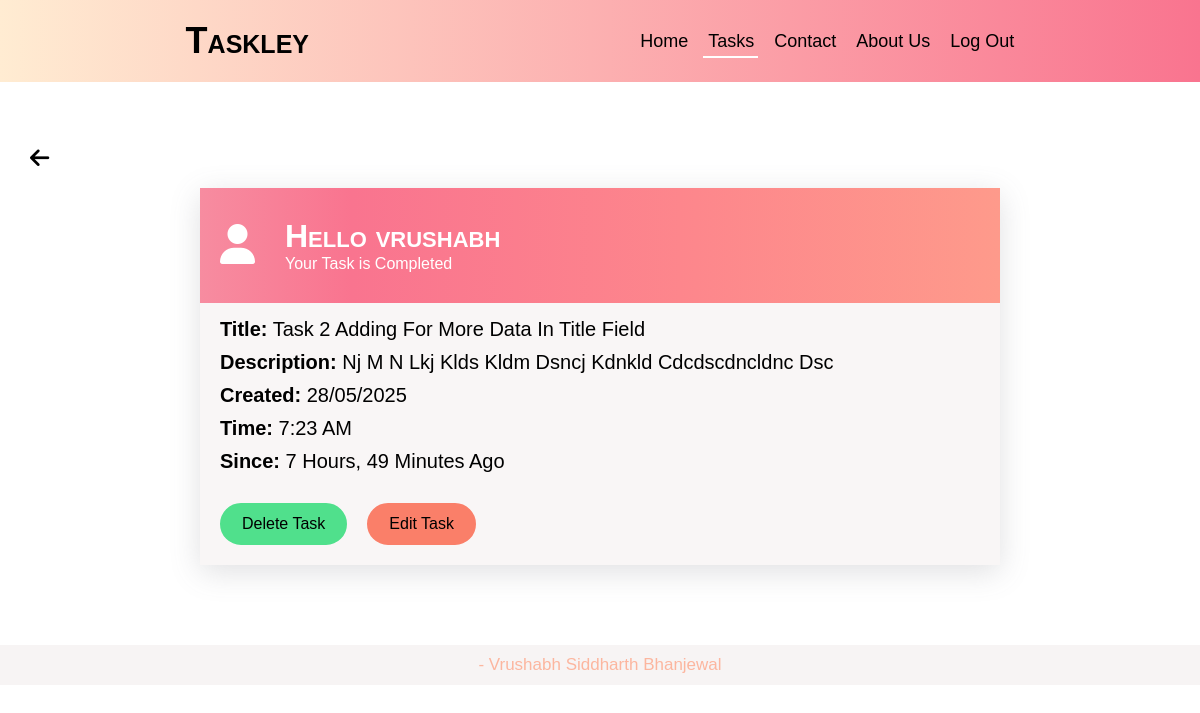
Page /details/12 (signed in) on the committed database.
### app1/models.py (models this page shows)
class Task(models.Model):
    user=models.ForeignKey(User,on_delete=models.CASCADE)
    title=models.CharField(max_length=200)
    desc=models.TextField(null=True)
    complete=models.BooleanField(default=False,null=True)
    created=models.DateTimeField(auto_now_add=True)
    def __str__(self):
        return self.title

### app1/views.py (the view)
# urls.py: path('details/<int:myid>', views.todoDetails,name='details'),
@login_required
def todoDetails(request,myid):
    data=Task.objects.get(id=myid)
    print(data)
    return render(request,'app1/todo_details.html',{'task':data})

### templates/app1/todo_details.html (shortened to what this page needs)
{% extends 'layout/base.html' %}
{% block navbar %}
<p><a href="#">Home</a></p>
<p class="active"><a href="{% url 'list' %}">Tasks</a></p>
<p><a href="#">Contact</a></p>
<p><a href="#">About Us</a></p>
<p><a href="{% url 'logout' %}">Log Out</a></p>
{% endblock%}
{% block content %}
<div class="back">
    <a href="{% url 'list' %}"><i class="fa-solid fa-arrow-left"></i></a>
</div>
<div class="user-task">
    <div class="task-head">
        <span><i class="fa-solid fa-user"></i></span>
        <div>
            <h1 class="heading"> Hello {{user.username}}</h1>
            <p>Your Task is {% if task.complete %} Completed {% else %} Incomplete {% endif %}</p>
        </div>
    </div>
    <div class="task-desc">
        <p><span class="bold">Title:</span> {{task.title}}</p>
        <p><span class="bold">Description:</span> {{task.desc}}</p>
        <p><span class="bold">Created:</span> {{ task.created|date:"d/m/Y" }}</p>
        <p><span class="bold">Time:</span> {{ task.created|time:"g:i A" }}</p>
        <p><span class="bold">Since:</span> {{task.created|timesince}} ago</p>
    </div>
    <div class="detail-btns">
        <a href="{% url 'deleted' task.id %}">Delete Task</a>
        <a href="{% url 'edit' task.id %}">Edit Task</a>
    </div>
</div>
{% endblock %}

### static1/css/style1.css (style rules this page uses)
* { font-family: 'Lucida Sans', 'Lucida Sans Regular', 'Lucida Grande', 'Lucida Sans Unicode', Geneva, Verdana, sans-serif; padding: 0; margin: 0; box-sizing: border-box; }
html { scroll-behavior: smooth; overflow-x: hidden; }
.heading { font-variant: small-caps; }
.user-task { margin: 5rem auto; max-width: 800px; min-width: 400px; background-color: #f9f6f6; box-shadow: rgba(100, 100, 111, 0.2) 0px 7px 29px 0px; }
.task-desc { padding:15px 20px; font-size: 20px; text-transform: capitalize; display: flex; flex-direction: column; gap: 10px; }
.bold { font-weight: 800; }
.back { position: relative; left: 30px; top:8vh; font-size: 22px; }

### rows in the picture
Task: title "Task 2 Adding For More Data In Title Field", desc "Nj M N Lkj Klds Kldm Dsncj Kdnkld Cdcdscdncldnc Dsc", created "28/05/2025", created "7:23 AM", created "7 Hours, 49 Minutes"

### other values in the picture
{{ user.username }} "vrushabh"
